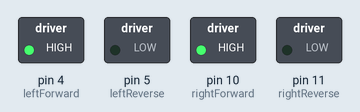
Recording of a sketch running on a simulated Arduino Uno, built with avr-gcc and run on an emulated ATmega328P. Shown: switched loads named in the sketch (green lamp = pin HIGH).

Above: at 0.1 s.
Timing chart, 0 to 1.6 s (numbered marks = the images above):
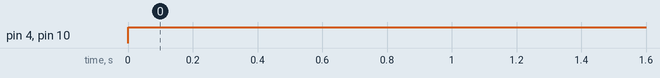

The sketch:

h-bridge.ino
```cpp
const byte leftForward = 4;
const byte leftReverse = 5;
const byte rightForward = 10;
const byte rightReverse = 11;

void setup() {
	pinMode(leftForward, OUTPUT);
	pinMode(leftReverse, OUTPUT);
	pinMode(rightForward, OUTPUT);
	pinMode(rightReverse, OUTPUT);
}

void loop() {
	robotForwards();
}

void robotForwards() {
	digitalWrite(leftForward, HIGH);
	digitalWrite(leftReverse, LOW);
	digitalWrite(rightForward, HIGH);
	digitalWrite(rightReverse, LOW);
}
```

Measured:
- by itself, pin 4 (leftForward), pin 10 (rightForward): LOW → HIGH at 0.00 s
